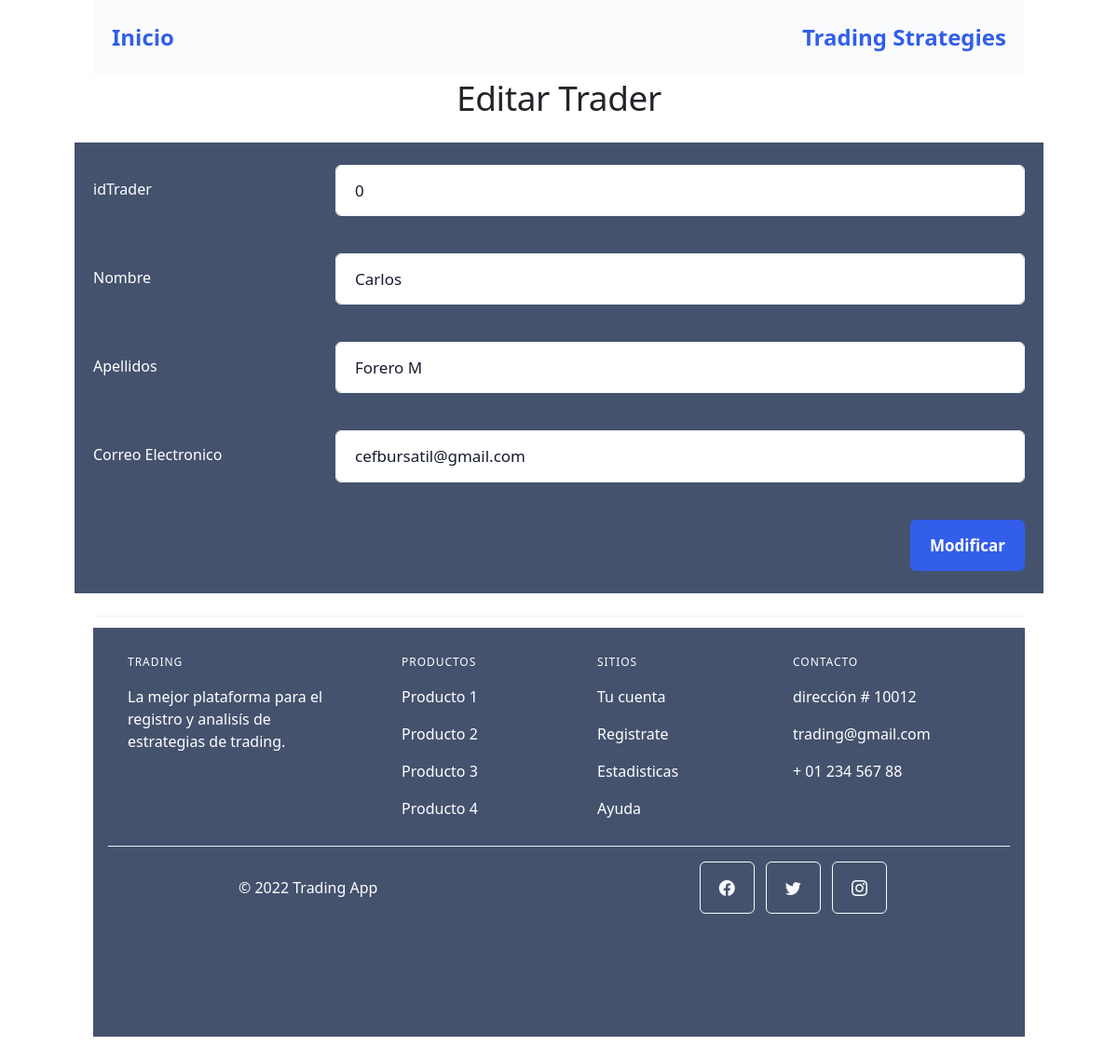
Screenshot of /AppInvest/editarTrader/0/ with the database file from the repository.
### AppInvest/models.py (models this page shows, shortened)
class Traders(models.Model):
    idTrader=models.IntegerField()
    nombre= models.CharField(max_length=30)
    apellido= models.CharField(max_length=30)
    email= models.EmailField()

### AppInvest/views.py (the view)
# urls.py: path('editarTrader/<trader_id>/', views.editarTrader, name="EditarTrader"),
def editarTrader(request, trader_id):
  trader = Traders.objects.get(id=trader_id)
  if request.method == 'POST':
    miFormulario = TradersForm(request.POST)
    if miFormulario.is_valid: # Si pasó la validación de Django
      print(miFormulario)
      informacion = miFormulario.cleaned_data
      trader.nombre = informacion['nombre']
      trader.apellido = informacion['apellido']
      trader.email = informacion['email']
      trader.save()
      traders = Traders.objects.all()
      contexto= {"traders":traders}
      return render(request, "AppInvest/list_traders.html", contexto)
  else:
    miFormulario = {'idTrader': trader.idTrader,'nombre': trader.nombre, 'apellido': trader.apellido,
                          'email': trader.email}
  return render(request, "AppInvest/editartrader.html", {"miFormulario": miFormulario, "id": trader_id})

### AppInvest/templates/AppInvest/editartrader.html (shortened to what this page needs)
{% extends "AppInvest/padre.html" %}
{% block pageTitle %}
Editar Trader
{% endblock %}
{% load static %}{% block contenidoQueCambia %}
<main class="container cuerpo">
    <br>
    <div class="row">
        <br>
        <form action="" method="POST">
            <div class="form-group row">
                <label for="id_idTrader" class="col-sm-3 col-form-label">idTrader</label>
                <div class="col-sm-9">
                    <input type="number" class="form-control" id="id_idTrader" name="idTrader" placeholder="ID" required="" value="{{miFormulario.idTrader}}">
                </div>
            </div>
            <br>
            <div class="form-group row">
                <label for="id_nombre" class="col-sm-3 col-form-label">Nombre</label>
                <div class="col-sm-9">
                    <input type="text" class="form-control" id="id_nombre" name="nombre" placeholder="Nombre" required="" value="{{miFormulario.nombre}}">
                </div>
            </div>
            <br>
            <div class="form-group row">
                <label for="id_apellido" class="col-sm-3 col-form-label">Apellidos</label>
                <div class="col-sm-9">
                    <input type="text" class="form-control" id="id_apellido" name="apellido" maxlength="30" placeholder="Apellido" required="" value="{{miFormulario.apellido}}">
                </div>
            </div>
            <br>
            <div class="form-group row">
                <label for="id_email" class="col-sm-3 col-form-label">Correo Electronico</label>
                <div class="col-sm-9">
                    <input type="email" class="form-control" id="id_email" name="email" placeholder="Email" required="" value="{{miFormulario.email}}">
                </div>
            </div>
            <br>
            <div class="text-end">
                <input type="submit" class="btn btn-primary" value="Modificar">
            </div>
            <br
        </form>
    </div>
</main>
{% endblock %}

### rows the page displays
Traders: nombre "Carlos", apellido "Forero M", email "cefbursatil@gmail.com"
